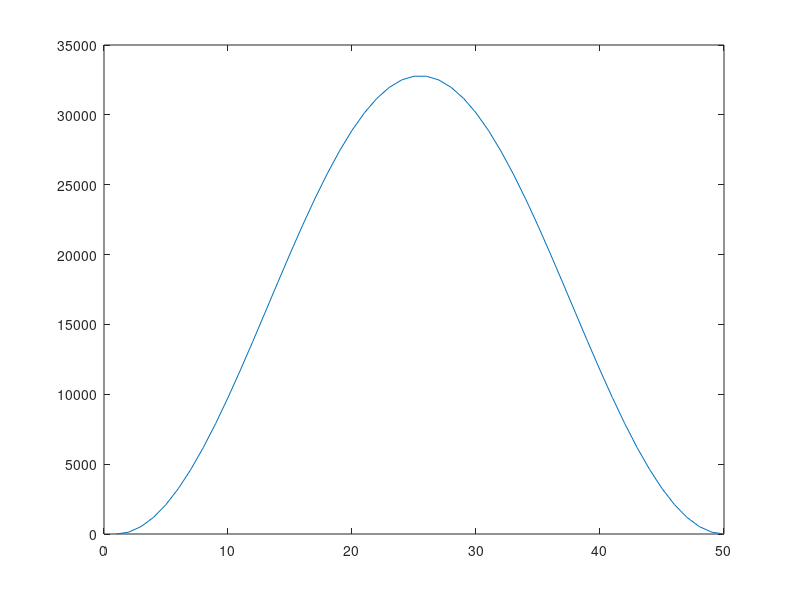

This chart was generated by the following MATLAB code: (Note: this script raises an error after producing the figure.)
dacmax = hex2dec('7ffe');

NPOINTS = 50;
rf1 = hanning(NPOINTS);
tmp = abs(rf1);
tmp = tmp * dacmax / max(tmp);
tmp = 2*round(tmp/2);
plot(tmp)


% first write it as intt16
filename = sprintf('myHanning%d.bin',NPOINTS);
fp = fopen(filename,'wb','b');
fwrite(fp, tmp, 'int16');
fclose(fp);


% then use GE software to put in proper format
str = sprintf('!xlatebin -o myHanning%d.rho myHanning%d.bin', NPOINTS, NPOINTS);
eval(str)
